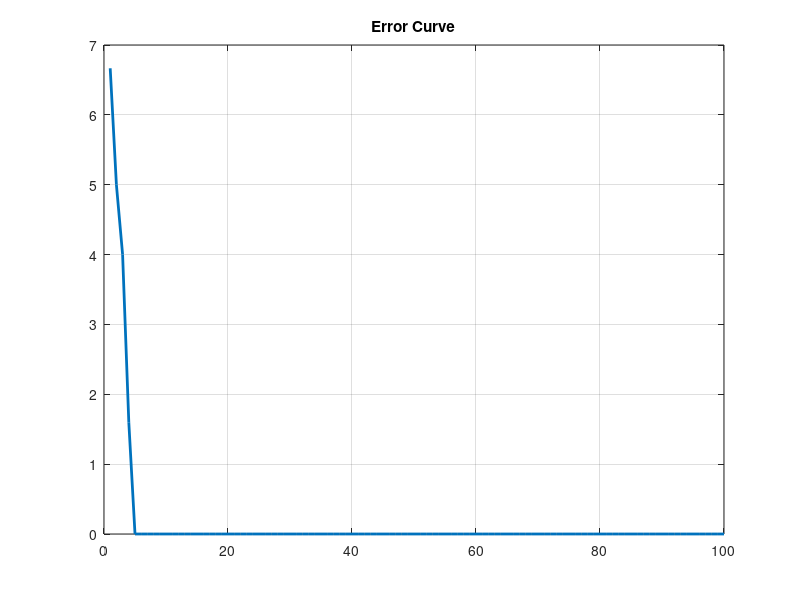
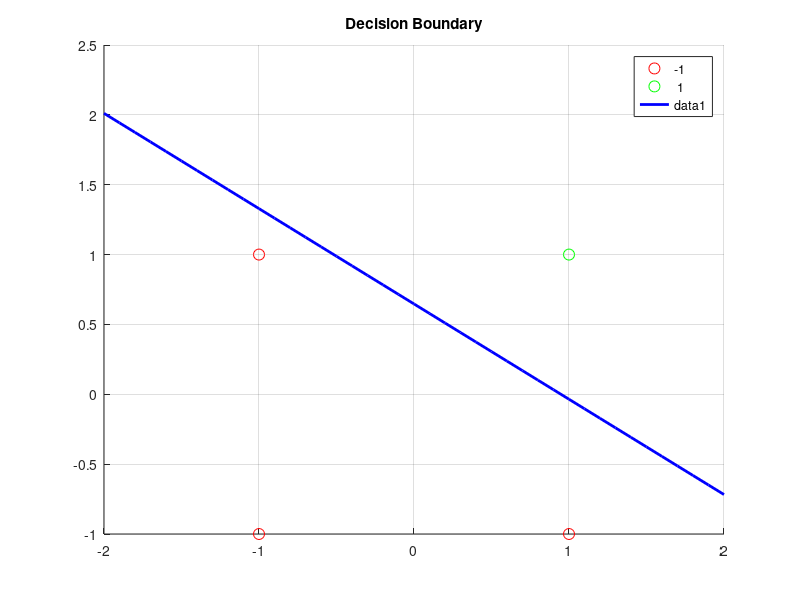

The MATLAB source for these figures, in order:
clc; clear; close all;
X=[-1 -1;-1 1;1 -1;1 1];
T=[-1;-1;-1;1];
w=rand(2,1);
b=rand;
lr=0.1;
for e=1:100
    E(e)=0;

    for i=1:4
        y=sign(w'*X(i,:)'+b);
        if y==0, y=-1; end

        er=T(i)-y;

        w=w+lr*er*X(i,:)';
        b=b+lr*er;

        E(e)=E(e)+er^2;
    end
end
% Smooth convergence plot
plot(movmean(E,5),'LineWidth',2)
title('Error Curve')
grid on
% Decision boundary
figure
gscatter(X(:,1),X(:,2),T,'rg','o',8)
hold on
x=-2:0.1:2;
plot(x,-(w(1)*x+b)/w(2),'b','LineWidth',2)
title('Decision Boundary')
grid on
